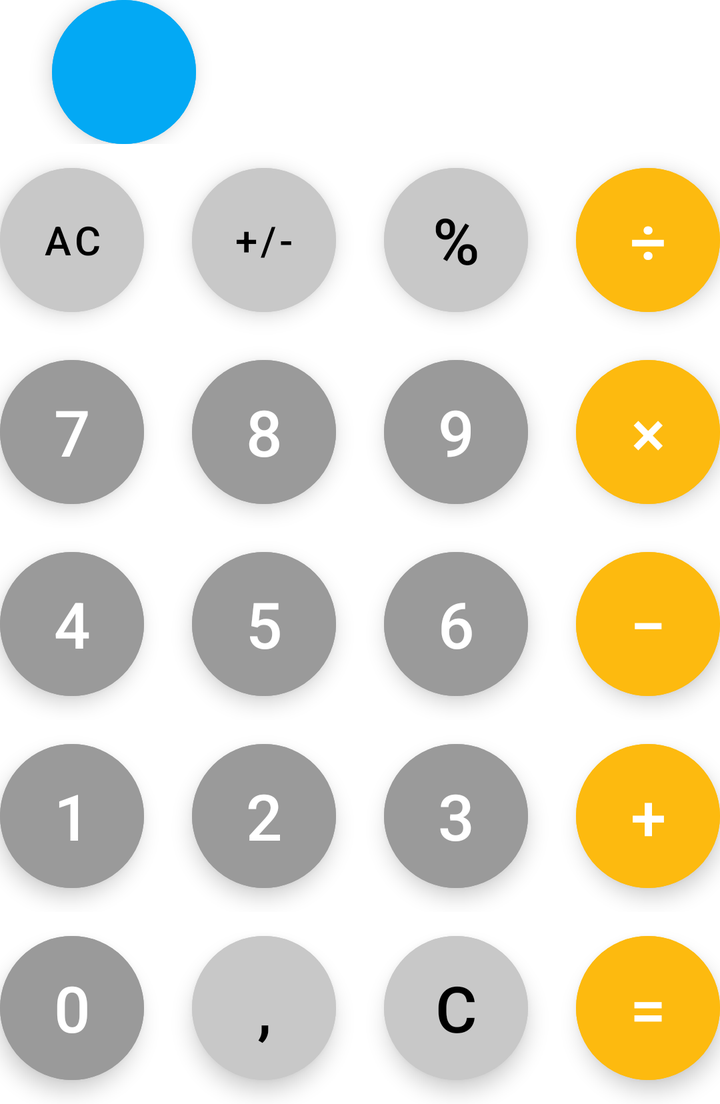
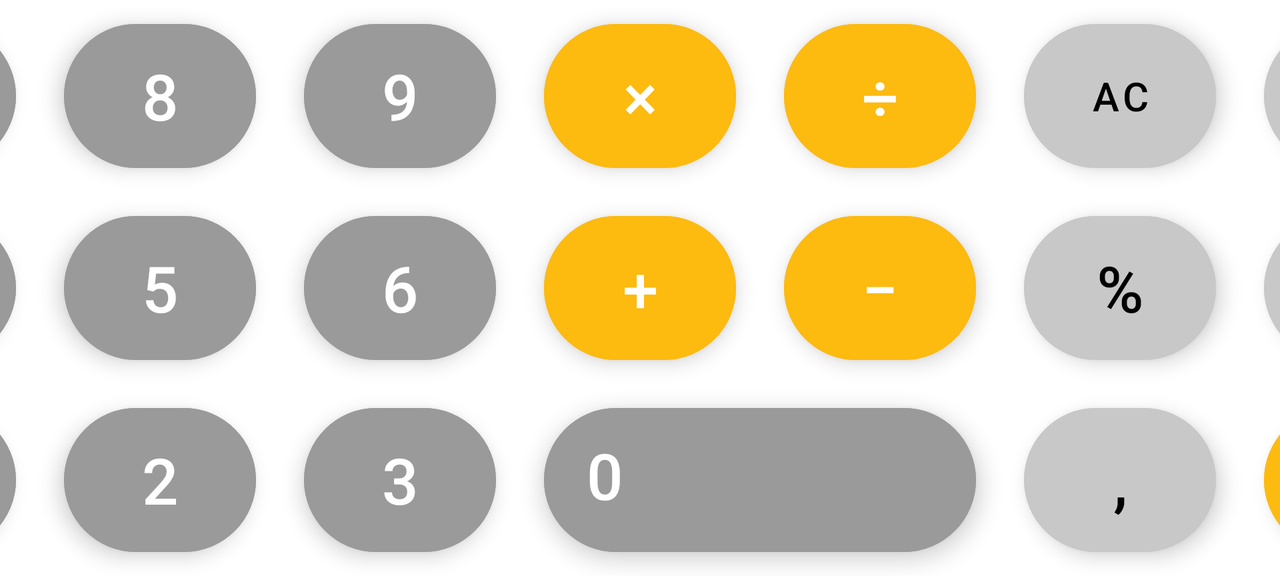

One screen, two layout resources from the same app: the default and the repository's alternative for another configuration. Each is rendered where Android would select it; the XML of both is given below.
<!-- AndroidManifest.xml: application theme Theme.KalkulatorAndroid229300 -->
<!-- res/layout/simple_mode_buttons.xml -->
<?xml version="1.0" encoding="utf-8"?>
<RelativeLayout xmlns:android="http://schemas.android.com/apk/res/android"
    android:layout_width="match_parent"
    android:layout_height="wrap_content"
    xmlns:app="http://schemas.android.com/apk/res-auto">
    
    <LinearLayout
        android:layout_width="match_parent"
        android:layout_height="wrap_content"
        android:orientation="vertical"
        android:id="@+id/buttons">

        <LinearLayout
            android:layout_width="match_parent"
            android:layout_height="wrap_content"
            android:gravity="left"
            android:orientation="horizontal">



            <com.google.android.material.button.MaterialButton
                android:id="@+id/back_button"
                android:layout_width="72dp"
                android:layout_height="72dp"

                android:layout_marginLeft="26dp"
                android:src="@drawable/ic_baseline_exit_to_app_24"
                android:textColor="@color/white"
                android:backgroundTint="#03A9F4"
                style="@style/Widget.MaterialComponents.ExtendedFloatingActionButton"
                android:textSize="20sp"
                app:cornerRadius="36dp"
                app:icon="@drawable/ic_baseline_exit_to_app_24"
                android:onClick="openHomePage"
                />

        </LinearLayout>


        <LinearLayout
            android:layout_width="match_parent"
            android:layout_height="wrap_content"
            android:gravity="center"
            android:orientation="horizontal">

            <com.google.android.material.button.MaterialButton
                android:id="@+id/ac_button"
                style="@style/Widget.MaterialComponents.ExtendedFloatingActionButton"
                android:layout_width="72dp"
                android:layout_height="72dp"
                android:layout_margin="12dp"
                android:text="AC"
                android:textColor="@color/black"
                android:backgroundTint="#C8C8C8"
                android:textSize="20dp"
                app:cornerRadius="36dp"
                android:onClick="useClearAllButton"/>

            <com.google.android.material.button.MaterialButton
                android:id="@+id/plus_minus_button"
                style="@style/Widget.MaterialComponents.ExtendedFloatingActionButton"
                android:layout_width="72dp"
                android:layout_height="72dp"
                android:layout_margin="12dp"
                android:text="+/-"
                android:textColor="@color/black"
                android:backgroundTint="#C8C8C8"
                android:textSize="20dp"
                app:cornerRadius="36dp"
                android:onClick="useChangeSignButton"/>

            <com.google.android.material.button.MaterialButton
                android:id="@+id/procent_button"
                style="@style/Widget.MaterialComponents.ExtendedFloatingActionButton"
                android:layout_width="72dp"
                android:layout_height="72dp"
                android:layout_margin="12dp"
                android:text="%"
                android:textColor="@color/black"
                android:backgroundTint="#C8C8C8"
                android:textSize="32dp"
                app:cornerRadius="36dp"
                android:onClick="useProcentButton"/>

            <com.google.android.material.button.MaterialButton
                android:id="@+id/plus_button"
                style="@style/Widget.MaterialComponents.ExtendedFloatingActionButton"
                android:layout_width="72dp"
                android:layout_height="72dp"
                android:layout_margin="12dp"
                android:text="÷"
                android:textColor="@color/white"
                android:backgroundTint="#FDBA0F"
                android:textSize="32sp"
                app:cornerRadius="36dp"
                android:onClick="useDivideButton"/>


        </LinearLayout>

        <LinearLayout
            android:layout_width="match_parent"
            android:layout_height="wrap_content"
            android:gravity="center"
            android:orientation="horizontal">

            <com.google.android.material.button.MaterialButton
                android:id="@+id/seven_button"
                style="@style/Widget.MaterialComponents.ExtendedFloatingActionButton"
                android:layout_width="72dp"
                android:layout_height="72dp"
                android:layout_margin="12dp"
                android:text="7"
                android:textColor="@color/white"
                android:backgroundTint="#9A9A9A"
                android:textSize="32dp"
                app:cornerRadius="36dp"
                android:onClick="useSevenButton"/>

            <com.google.android.material.button.MaterialButton
                android:id="@+id/eight_button"
                style="@style/Widget.MaterialComponents.ExtendedFloatingActionButton"
                android:layout_width="72dp"
                android:layout_height="72dp"
                android:layout_margin="12dp"
                android:text="8"
                android:textColor="@color/white"
                android:backgroundTint="#9A9A9A"
                android:textSize="32dp"
                app:cornerRadius="36dp"
                android:onClick="useEightButton"/>

            <com.google.android.material.button.MaterialButton
                android:id="@+id/nine_button"
                style="@style/Widget.MaterialComponents.ExtendedFloatingActionButton"
                android:layout_width="72dp"
                android:layout_height="72dp"
                android:layout_margin="12dp"
                android:text="9"
                android:textColor="@color/white"
                android:backgroundTint="#9A9A9A"
                android:textSize="32dp"
                app:cornerRadius="36dp"
                android:onClick="useNineButton"/>

            <com.google.android.material.button.MaterialButton
                android:id="@+id/multiple_button"
                style="@style/Widget.MaterialComponents.ExtendedFloatingActionButton"
                android:layout_width="72dp"
                android:layout_height="72dp"
                android:layout_margin="12dp"
                android:text="×"
                android:textColor="@color/white"
                android:backgroundTint="#FDBA0F"
                android:textSize="32sp"
                app:cornerRadius="36dp"
                android:onClick="useMultiplyButton"/>


        </LinearLayout>

        <LinearLayout
            android:layout_width="match_parent"
            android:layout_height="wrap_content"
            android:gravity="center"
            android:orientation="horizontal">

            <com.google.android.material.button.MaterialButton
                android:id="@+id/four_button"
                style="@style/Widget.MaterialComponents.ExtendedFloatingActionButton"
                android:layout_width="72dp"
                android:layout_height="72dp"
                android:layout_margin="12dp"
                android:text="4"
                android:textColor="@color/white"
                android:backgroundTint="#9A9A9A"
                android:textSize="32dp"
                app:cornerRadius="36dp"
                android:onClick="useFourButton"/>

            <com.google.android.material.button.MaterialButton
                android:id="@+id/five_button"
                style="@style/Widget.MaterialComponents.ExtendedFloatingActionButton"
                android:layout_width="72dp"
                android:layout_height="72dp"
                android:layout_margin="12dp"
                android:text="5"
                android:textColor="@color/white"
                android:backgroundTint="#9A9A9A"
                android:textSize="32dp"
                app:cornerRadius="36dp"
                android:onClick="useFiveButton"/>

            <com.google.android.material.button.MaterialButton
                android:id="@+id/six_button"
                style="@style/Widget.MaterialComponents.ExtendedFloatingActionButton"
                android:layout_width="72dp"
                android:layout_height="72dp"
                android:layout_margin="12dp"
                android:text="6"
                android:textColor="@color/white"
                android:backgroundTint="#9A9A9A"
                android:textSize="32dp"
                app:cornerRadius="36dp"
                android:onClick="useSixButton"/>

            <com.google.android.material.button.MaterialButton
                android:id="@+id/minus_button"
                style="@style/Widget.MaterialComponents.ExtendedFloatingActionButton"
                android:layout_width="72dp"
                android:layout_height="72dp"
                android:layout_margin="12dp"
                android:text="−"
                android:textColor="@color/white"
                android:backgroundTint="#FDBA0F"
                android:textSize="32sp"
                app:cornerRadius="36dp"
                android:onClick="useMinusButton"/>


        </LinearLayout>
        <LinearLayout
            android:layout_width="match_parent"
            android:layout_height="wrap_content"
            android:gravity="center"
            android:orientation="horizontal">

            <com.google.android.material.button.MaterialButton
                android:id="@+id/one_button"
                style="@style/Widget.MaterialComponents.ExtendedFloatingActionButton"
                android:layout_width="72dp"
                android:layout_height="72dp"
                android:layout_margin="12dp"
                android:text="1"
                android:textColor="@color/white"
                android:backgroundTint="#9A9A9A"
                android:textSize="32dp"
                app:cornerRadius="36dp"
                android:onClick="useOneButton"/>

            <com.google.android.material.button.MaterialButton
                android:id="@+id/two_button"
                style="@style/Widget.MaterialComponents.ExtendedFloatingActionButton"
                android:layout_width="72dp"
                android:layout_height="72dp"
                android:layout_margin="12dp"
                android:text="2"
                android:textColor="@color/white"
                android:backgroundTint="#9A9A9A"
                android:textSize="32dp"
                app:cornerRadius="36dp"
                android:onClick="useTwoButton"/>

            <com.google.android.material.button.MaterialButton
                android:id="@+id/three_button"
                style="@style/Widget.MaterialComponents.ExtendedFloatingActionButton"
                android:layout_width="72dp"
                android:layout_height="72dp"
                android:layout_margin="12dp"
                android:text="3"
                android:textColor="@color/white"
                android:backgroundTint="#9A9A9A"
                android:textSize="32dp"
                app:cornerRadius="36dp"
                android:onClick="useThreeButton"/>

            <com.google.android.material.button.MaterialButton
                android:id="@+id/divide_button"
                style="@style/Widget.MaterialComponents.ExtendedFloatingActionButton"
                android:layout_width="72dp"
                android:layout_height="72dp"
                android:layout_margin="12dp"
                android:text="+"
                android:textColor="@color/white"
                android:backgroundTint="#FDBA0F"
                android:textSize="32sp"
                app:cornerRadius="36dp"
                android:onClick="usePlusButton"/>


        </LinearLayout>

        <LinearLayout
            android:layout_width="match_parent"
            android:layout_height="wrap_content"
            android:gravity="center"
            android:orientation="horizontal">



            <com.google.android.material.button.MaterialButton
                android:id="@+id/zero_button"
                style="@style/Widget.MaterialComponents.ExtendedFloatingActionButton"
                android:layout_width="72dp"
                android:layout_height="72dp"
                android:layout_margin="12dp"
                android:text="0"
                android:textColor="@color/white"
                android:backgroundTint="#9A9A9A"
                android:textSize="32dp"
                app:cornerRadius="36dp"
                android:onClick="useZeroButton"/>

            <com.google.android.material.button.MaterialButton
                android:id="@+id/comma_button"
                style="@style/Widget.MaterialComponents.ExtendedFloatingActionButton"
                android:layout_width="72dp"
                android:layout_height="72dp"
                android:layout_margin="12dp"
                android:text=","
                android:textColor="@color/black"
                android:backgroundTint="#C8C8C8"
                android:textSize="32dp"
                app:cornerRadius="36dp"
                android:onClick="usePointButton"/>

            <com.google.android.material.button.MaterialButton
                android:id="@+id/c_button"
                style="@style/Widget.MaterialComponents.ExtendedFloatingActionButton"
                android:layout_width="72dp"
                android:layout_height="72dp"
                android:layout_margin="12dp"
                android:text="C"
                android:textColor="@color/black"
                android:backgroundTint="#C8C8C8"
                android:textSize="32dp"
                app:cornerRadius="36dp"
                android:onClick="useClearDigitButton"/>

            <com.google.android.material.button.MaterialButton
                android:id="@+id/equals_button"
                style="@style/Widget.MaterialComponents.ExtendedFloatingActionButton"
                android:layout_width="72dp"
                android:layout_height="72dp"
                android:layout_margin="12dp"
                android:text="="
                android:textColor="@color/white"
                android:backgroundTint="#FDBA0F"
                android:textSize="32sp"
                app:cornerRadius="36dp"
                android:onClick="useEqualsButton"/>

        </LinearLayout>




    </LinearLayout>

</RelativeLayout>
<!-- resources referenced by this layout -->
<resources>
  <color name="black">#FF000000</color>
  <color name="white">#FFFFFFFF</color>
  <style name="Theme.KalkulatorAndroid229300" parent="Theme.MaterialComponents.DayNight.DarkActionBar">
          
          <item name="colorPrimary">@color/purple_500</item>
          <item name="colorPrimaryVariant">@color/purple_700</item>
          <item name="colorOnPrimary">@color/white</item>
          
          <item name="colorSecondary">@color/teal_200</item>
          <item name="colorSecondaryVariant">@color/teal_700</item>
          <item name="colorOnSecondary">@color/black</item>
          
          <item name="android:statusBarColor">?attr/colorPrimaryVariant</item>
          
      </style>
  <color name="purple_500">#FF6200EE</color>
  <color name="purple_700">#FF3700B3</color>
  <color name="teal_200">#FF03DAC5</color>
  <color name="teal_700">#FF018786</color>
</resources>
<!-- res/layout-land/simple_mode_buttons.xml (the repository's variant of the layout above) -->
<!-- drawn on the phone turned sideways -->
<?xml version="1.0" encoding="utf-8"?>
<RelativeLayout xmlns:android="http://schemas.android.com/apk/res/android"
    android:layout_width="match_parent"
    android:layout_height="wrap_content"
    xmlns:app="http://schemas.android.com/apk/res-auto">

    <LinearLayout
        android:layout_width="match_parent"
        android:layout_height="wrap_content"
        android:orientation="vertical"
        android:id="@+id/buttons">

        <LinearLayout
            android:layout_width="match_parent"
            android:layout_height="wrap_content"
            android:gravity="center"
            android:orientation="horizontal">

            <com.google.android.material.button.MaterialButton
                android:id="@+id/seven_button"
                style="@style/Widget.MaterialComponents.ExtendedFloatingActionButton"
                android:layout_width="96dp"
                android:layout_height="72dp"
                android:layout_margin="12dp"
                android:text="7"
                android:textColor="@color/white"
                android:backgroundTint="#9A9A9A"
                android:textSize="32dp"
                app:cornerRadius="36dp" />

            <com.google.android.material.button.MaterialButton
                android:id="@+id/eight_button"
                style="@style/Widget.MaterialComponents.ExtendedFloatingActionButton"
                android:layout_width="96dp"
                android:layout_height="72dp"
                android:layout_margin="12dp"
                android:text="8"
                android:textColor="@color/white"
                android:backgroundTint="#9A9A9A"
                android:textSize="32dp"
                app:cornerRadius="36dp" />

            <com.google.android.material.button.MaterialButton
                android:id="@+id/nine_button"
                style="@style/Widget.MaterialComponents.ExtendedFloatingActionButton"
                android:layout_width="96dp"
                android:layout_height="72dp"
                android:layout_margin="12dp"
                android:text="9"
                android:textColor="@color/white"
                android:backgroundTint="#9A9A9A"
                android:textSize="32dp"
                app:cornerRadius="36dp" />

            <com.google.android.material.button.MaterialButton
                android:id="@+id/multiple_button"
                style="@style/Widget.MaterialComponents.ExtendedFloatingActionButton"
                android:layout_width="96dp"
                android:layout_height="72dp"
                android:layout_margin="12dp"
                android:text="×"
                android:textColor="@color/white"
                android:backgroundTint="#FDBA0F"
                android:textSize="32sp"
                app:cornerRadius="36dp" />



            <com.google.android.material.button.MaterialButton
                android:id="@+id/divide_button"
                style="@style/Widget.MaterialComponents.ExtendedFloatingActionButton"
                android:layout_width="96dp"
                android:layout_height="72dp"
                android:layout_margin="12dp"
                android:text="÷"
                android:textColor="@color/white"
                android:backgroundTint="#FDBA0F"
                android:textSize="32sp"
                app:cornerRadius="36dp" />


                        <com.google.android.material.button.MaterialButton
                            android:id="@+id/ac_button"
                            style="@style/Widget.MaterialComponents.ExtendedFloatingActionButton"
                            android:layout_width="96dp"
                            android:layout_height="72dp"
                            android:layout_margin="12dp"
                            android:text="AC"
                            android:textColor="@color/black"
                            android:backgroundTint="#C8C8C8"
                            android:textSize="20dp"
                            app:cornerRadius="36dp" />

            <com.google.android.material.button.MaterialButton
                android:id="@+id/c_button"
                style="@style/Widget.MaterialComponents.ExtendedFloatingActionButton"
                android:layout_width="96dp"
                android:layout_height="72dp"
                android:layout_margin="12dp"
                android:text="C"
                android:textColor="@color/black"
                android:backgroundTint="#C8C8C8"
                android:textSize="32dp"
                app:cornerRadius="36dp" />



        </LinearLayout>

        <LinearLayout
            android:layout_width="match_parent"
            android:layout_height="wrap_content"
            android:gravity="center"
            android:orientation="horizontal">

            <com.google.android.material.button.MaterialButton
                android:id="@+id/four_button"
                style="@style/Widget.MaterialComponents.ExtendedFloatingActionButton"
                android:layout_width="96dp"
                android:layout_height="72dp"
                android:layout_margin="12dp"
                android:text="4"
                android:textColor="@color/white"
                android:backgroundTint="#9A9A9A"
                android:textSize="32dp"
                app:cornerRadius="36dp" />

            <com.google.android.material.button.MaterialButton
                android:id="@+id/five_button"
                style="@style/Widget.MaterialComponents.ExtendedFloatingActionButton"
                android:layout_width="96dp"
                android:layout_height="72dp"
                android:layout_margin="12dp"
                android:text="5"
                android:textColor="@color/white"
                android:backgroundTint="#9A9A9A"
                android:textSize="32dp"
                app:cornerRadius="36dp" />

            <com.google.android.material.button.MaterialButton
                android:id="@+id/six_button"
                style="@style/Widget.MaterialComponents.ExtendedFloatingActionButton"
                android:layout_width="96dp"
                android:layout_height="72dp"
                android:layout_margin="12dp"
                android:text="6"
                android:textColor="@color/white"
                android:backgroundTint="#9A9A9A"
                android:textSize="32dp"
                app:cornerRadius="36dp" />

            <com.google.android.material.button.MaterialButton
                android:id="@+id/plus_button"
                style="@style/Widget.MaterialComponents.ExtendedFloatingActionButton"
                android:layout_width="96dp"
                android:layout_height="72dp"
                android:layout_margin="12dp"
                android:text="+"
                android:textColor="@color/white"
                android:backgroundTint="#FDBA0F"
                android:textSize="32sp"
                app:cornerRadius="36dp" />

            <com.google.android.material.button.MaterialButton
                android:id="@+id/minus_button"
                style="@style/Widget.MaterialComponents.ExtendedFloatingActionButton"
                android:layout_width="96dp"
                android:layout_height="72dp"
                android:layout_margin="12dp"
                android:text="−"
                android:textColor="@color/white"
                android:backgroundTint="#FDBA0F"
                android:textSize="32sp"
                app:cornerRadius="36dp" />

            <com.google.android.material.button.MaterialButton
                android:id="@+id/procent_button"
                style="@style/Widget.MaterialComponents.ExtendedFloatingActionButton"
                android:layout_width="96dp"
                android:layout_height="72dp"
                android:layout_margin="12dp"
                android:text="%"
                android:textColor="@color/black"
                android:backgroundTint="#C8C8C8"
                android:textSize="32dp"
                app:cornerRadius="36dp" />

            <com.google.android.material.button.MaterialButton
                android:id="@+id/plus_minus_button"
                style="@style/Widget.MaterialComponents.ExtendedFloatingActionButton"
                android:layout_width="96dp"
                android:layout_height="72dp"
                android:layout_margin="12dp"
                android:text="+/-"
                android:textColor="@color/black"
                android:backgroundTint="#C8C8C8"
                android:textSize="20dp"
                app:cornerRadius="36dp" />

        </LinearLayout>




        <LinearLayout
            android:layout_width="match_parent"
            android:layout_height="wrap_content"
            android:gravity="center"
            android:orientation="horizontal">


            <com.google.android.material.button.MaterialButton
                android:id="@+id/one_button"
                style="@style/Widget.MaterialComponents.ExtendedFloatingActionButton"
                android:layout_width="96dp"
                android:layout_height="72dp"
                android:layout_margin="12dp"
                android:text="1"
                android:textColor="@color/white"
                android:backgroundTint="#9A9A9A"
                android:textSize="32dp"
                app:cornerRadius="36dp" />

            <com.google.android.material.button.MaterialButton
                android:id="@+id/two_button"
                style="@style/Widget.MaterialComponents.ExtendedFloatingActionButton"
                android:layout_width="96dp"
                android:layout_height="72dp"
                android:layout_margin="12dp"
                android:text="2"
                android:textColor="@color/white"
                android:backgroundTint="#9A9A9A"
                android:textSize="32dp"
                app:cornerRadius="36dp" />

            <com.google.android.material.button.MaterialButton
                android:id="@+id/three_button"
                style="@style/Widget.MaterialComponents.ExtendedFloatingActionButton"
                android:layout_width="96dp"
                android:layout_height="72dp"
                android:layout_margin="12dp"
                android:text="3"
                android:textColor="@color/white"
                android:backgroundTint="#9A9A9A"
                android:textSize="32dp"
                app:cornerRadius="36dp" />

            <com.google.android.material.button.MaterialButton
                android:id="@+id/zero_button"
                style="@style/Widget.MaterialComponents.ExtendedFloatingActionButton"
                android:layout_width="216dp"
                android:layout_height="72dp"
                android:layout_margin="12dp"
                android:text="0"
                android:textColor="@color/white"
                android:backgroundTint="#9A9A9A"
                android:textSize="32dp"
                android:gravity="left"
                app:cornerRadius="36dp" />

            <com.google.android.material.button.MaterialButton
                android:id="@+id/comma_button"
                style="@style/Widget.MaterialComponents.ExtendedFloatingActionButton"
                android:layout_width="96dp"
                android:layout_height="72dp"
                android:layout_margin="12dp"
                android:text=","
                android:textColor="@color/black"
                android:backgroundTint="#C8C8C8"
                android:textSize="32dp"
                app:cornerRadius="36dp" />



            <com.google.android.material.button.MaterialButton
                android:id="@+id/equals_button"
                style="@style/Widget.MaterialComponents.ExtendedFloatingActionButton"
                android:layout_width="96dp"
                android:layout_height="72dp"
                android:layout_margin="12dp"
                android:text="="
                android:textColor="@color/white"
                android:backgroundTint="#FDBA0F"
                android:textSize="32sp"
                app:cornerRadius="36dp" />



        </LinearLayout>

        <LinearLayout
            android:layout_width="match_parent"
            android:layout_height="wrap_content"
            android:gravity="center"
            android:orientation="horizontal">


        </LinearLayout>

    </LinearLayout>

</RelativeLayout>
